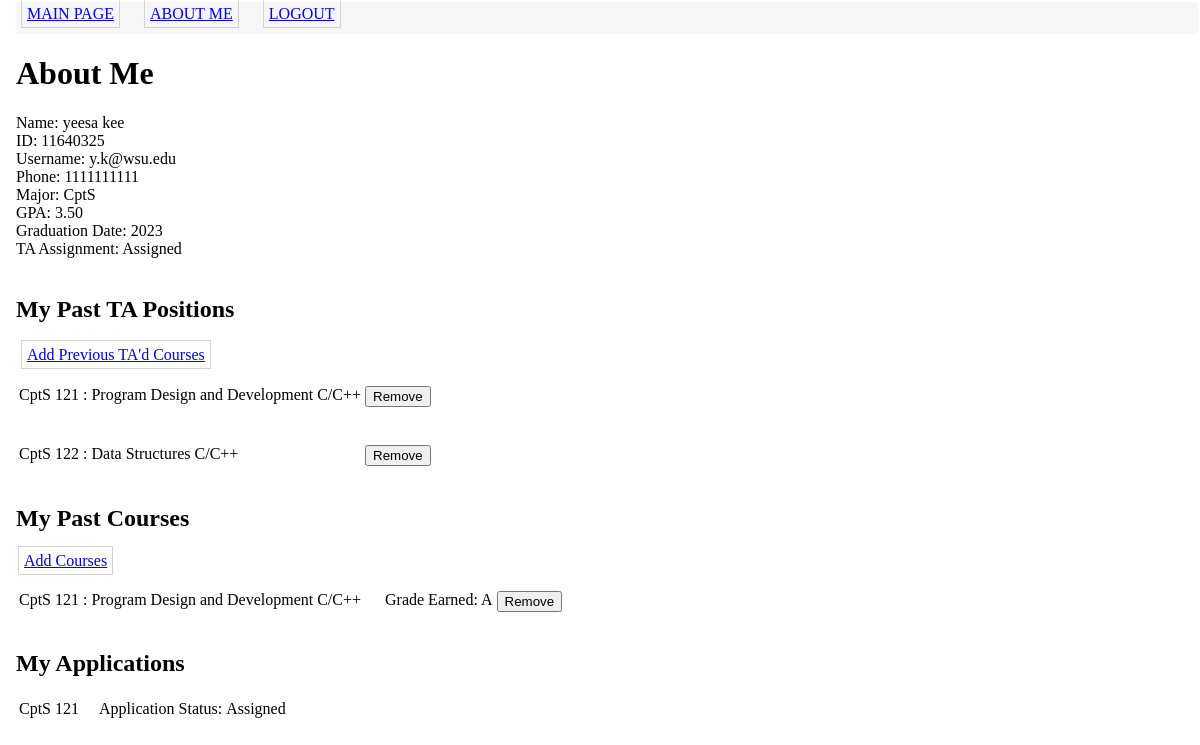
Page /aboutme_student (signed in) on the committed database.
### app/Model/models.py (models this page shows, shortened)
class User(db.Model, UserMixin) :
    __tablename__= "user"
    id = db.Column(db.Integer, primary_key=True)
    username = db.Column(db.String(64), unique=True)
    password_hash = db.Column(db.String(128))
    first_name = db.Column(db.String(64))
    last_name = db.Column(db.String(64))
    wsu_id = db.Column(db.Integer, unique=True)
    email = db.Column(db.String(120), unique=True)
    phone = db.Column(db.String(64))
    user_type = db.Column(db.String(64))
    __mapper_args__ = {
        'polymorphic_identity': 'User',
        'polymorphic_on': 'user_type'
    }

class Student(User) :
    __tablename__= 'student'
    id = db.Column(db.ForeignKey("user.id"), primary_key=True)
    major = db.Column(db.String(64))
    gpa = db.Column(db.DECIMAL(3,2))
    graduation = db.Column(db.String(64))
    assigned = db.Column(db.Boolean(), default = False)
    _studentapplication = db.relationship('Application')
    _coursestaken = db.relationship('Coursestaken', back_populates='students')
    prevta = db.relationship(
        'Course', secondary=prevta,
        primaryjoin=(prevta.c.student_id == id),
        backref=db.backref('prevta', lazy='dynamic'),
        lazy='dynamic'
    )
    __mapper_args__ = {
        'polymorphic_identity': 'Student'
    }
    def get_previous_ta(self):
        return self.prevta

class Course(db.Model):
    id = db.Column(db.Integer(), primary_key = True)
    course_num = db.Column(db.String(3))
    course_prefix = db.Column(db.String(10))
    title = db.Column(db.String(200))
    _positions = db.relationship('Taposition')
    _students = db.relationship('Coursestaken', back_populates='courses')

class Coursestaken(db.Model):
    student_id = db.Column(db.Integer(), db.ForeignKey('student.id'), primary_key = True)
    course_id = db.Column(db.Integer(), db.ForeignKey('course.id'), primary_key = True)
    grade_earned = db.Column(db.String(2))
    students = db.relationship('Student')
    courses = db.relationship('Course')

class Application(db.Model):
    id = db.Column(db.Integer(), primary_key = True)
    grade_earned = db.Column(db.String())
    student_id = db.Column(db.Integer(), db.ForeignKey('student.id'))
    semester_taken = db.Column(db.String(64))
    semester_applying = db.Column(db.String(64))
    year_taken = db.Column(db.String(4))
    year_applying = db.Column(db.String(4))
    status = db.Column(db.Integer(), default = 0)
    position_id = db.Column(db.Integer(), db.ForeignKey('taposition.id'))

### app/Controller/routes.py (the view)
@bp_routes.route('/', methods=['GET'])
@bp_routes.route('/aboutme_student', methods=['GET'])
@login_required
def aboutme_student():
    if current_user.user_type == 'Student':
        s = Student.query.filter_by(id=current_user.id).first()
        prev_ta = s.get_previous_ta().all()
        coursestaken = Coursestaken.query.filter_by(student_id = current_user.id).all()
        courses = {}
        for c in coursestaken:
            courses[c] = Course.query.filter_by(id = c.course_id).first()
        my_applications = Application.query.filter_by(student_id=current_user.id).all()
        applications = {}
        for application in my_applications:
            ta_position_applied = Taposition.query.filter_by(id = application.position_id).first()
            course_applied = Course.query.filter_by(id = ta_position_applied.course_id).first()
            applications[application] = course_applied.course_prefix + " " + course_applied.course_num
        return render_template('aboutme_student.html', title="About Me", courses = courses, prev_ta=prev_ta, applications=applications)
    else:
        return redirect(url_for('routes.index_faculty'))

### app/Model/models.py (called while the page is built)
@login.user_loader
def load_user(id):
    return User.query.get(int(id))

### app/View/templates/aboutme_student.html (shortened to what this page needs)
{% extends "base.html" %}
{% block content %}
<h1>About Me</h1>
Name: {{current_user.first_name}} {{current_user.last_name}} <br>
ID: {{current_user.wsu_id}}<br>
Username: {{current_user.username}}<br>
{%if current_user.phone%}
    Phone: {{current_user.phone}}<br>
{%endif%}
Major: {{current_user.major}}<br>
GPA: {{current_user.gpa}}<br>
Graduation Date: {{current_user.graduation}}<br>
{%if current_user.assigned%}
    TA Assignment: Assigned<br>
{%else %}
    TA Assignment: Not Assigned<br>
{% endif %}
<br>
<h2>My Past TA Positions</h2>
<table>
<td><a href="{{ url_for('routes.add_prevta')}}" class="button">Add Previous TA'd Courses</a>&emsp;</td>
{%for p in prev_ta%}
    <tr>
        <td>{{p.course_prefix}} {{p.course_num}} : {{p.title}} </td>
        <td>&emsp;&emsp;<form action="{{url_for('routes.remove_prevta', courseid=p.id)}}" method="post">
            <input type="submit" value="Remove"></td></form>
    </tr>
{%endfor%}
</table>
<h2>My Past Courses</h2>
<td><a href="{{ url_for('routes.add_course')}}" class="button">Add Courses</a>&emsp;</td>
<table>
{%for c in courses.items()%}
    <tr>
        <td>{{c[1].course_prefix}} {{c[1].course_num}} : {{c[1].title}} </td>
        <td>&emsp; Grade Earned: {{c[0].grade_earned}}</td>
        <td>&emsp;&emsp;<form action="{{url_for('routes.remove_course', courseid=c[1].id)}}" method="post">
            <input type="submit" value="Remove"></td></form>
    </tr>
{%endfor%}
</table>
<h2>My Applications</h2>
<table>
{% for application in applications.items() %}
    <tr>
        <td>{{application[1]}}&emsp;</td>
        <td>Application Status: </td>
        {%if application[0].status == 1%}
            <td>Pending</td>
            <td>&emsp;<form action="{{url_for('routes.withdraw_application', applicationid=application[0].id)}}" method="post">
                <input type="submit" value="Withdraw"></td></form>
        {%else%}
            <td>Assigned</tr>
        {%endif%}
{% endfor %}
</table>
{% endblock %}

### app/View/static/main.css (style rules this page uses)
body { margin: 1px 1px 1px 15px; padding: 1px; font-family: Tahoma; text-align: left; }
.button { text-align: center; font-size: 16px; margin : 2px; padding : 5px; border: 1px solid lightgray; }

### rows in the picture
User: first_name "yeesa", last_name "kee", wsu_id "11640325", username "y.k@wsu.edu", phone "1111111111"
Student: major "CptS", gpa "3.50", graduation "2023"
Course: course_prefix "CptS", course_num "121", title "Program Design and Development C/C++"
Course: course_prefix "CptS", course_num "122", title "Data Structures C/C++"
Coursestaken: course_prefix "CptS", course_num "121", title "Program Design and Development C/C++", grade_earned "A"
Application: application "CptS 121", status "Assigned"
